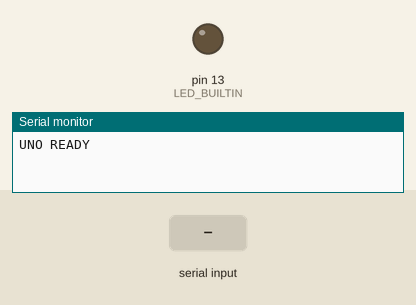
The program below on a simulated Arduino Uno, built with avr-gcc and run on an emulated ATmega328P. On the bench: output pins drawn as LEDs (lit = HIGH), the last lines printed to the serial monitor. Dashed ring = blinking. Inputs (shaded band) come from the test bench.

Above: at 1.2 s.
1.3 s: "BLINK_START\n" received over Serial
At 4.2 s:
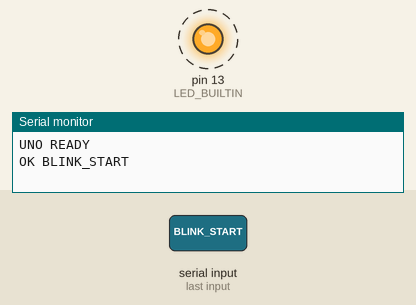
4.3 s: "LED_ON\n" received over Serial
At 5.4 s:
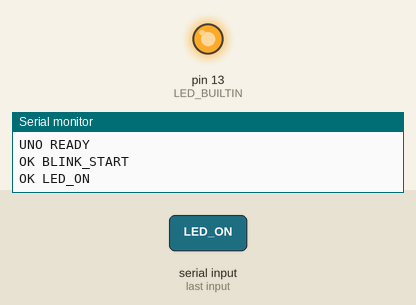
5.8 s: "LED_OFF\n" received over Serial
At 6.6 s:
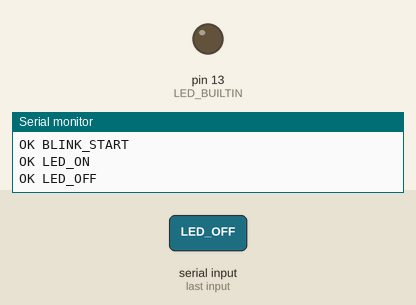
Timing chart, 0 to 8.8 s (numbered marks = the images above; inputs shaded):
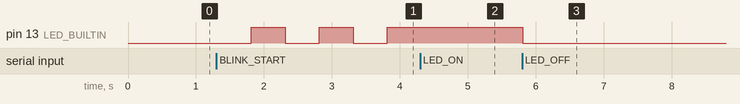

The program:

main.cpp
```cpp
#include <Arduino.h>

const unsigned long BLINK_INTERVAL_MS = 500;

String commandBuffer;
bool blinkEnabled = false;
bool ledState = false;
unsigned long lastBlinkToggleMs = 0;

void applyCommand(const String &command) {
  if (command == "LED_ON") {
    blinkEnabled = false;
    ledState = true;
    digitalWrite(LED_BUILTIN, HIGH);
    Serial.println("OK LED_ON");
    return;
  }

  if (command == "LED_OFF") {
    blinkEnabled = false;
    ledState = false;
    digitalWrite(LED_BUILTIN, LOW);
    Serial.println("OK LED_OFF");
    return;
  }

  if (command == "BLINK_START") {
    blinkEnabled = true;
    lastBlinkToggleMs = millis();
    Serial.println("OK BLINK_START");
    return;
  }

  if (command == "BLINK_STOP") {
    blinkEnabled = false;
    ledState = false;
    digitalWrite(LED_BUILTIN, LOW);
    Serial.println("OK BLINK_STOP");
    return;
  }

  Serial.print("ERR UNKNOWN_COMMAND: ");
  Serial.println(command);
}

void processSerialInput() {
  while (Serial.available() > 0) {
    const char c = static_cast<char>(Serial.read());

    if (c == '\n' || c == '\r') {
      if (commandBuffer.length() > 0) {
        commandBuffer.trim();
        applyCommand(commandBuffer);
        commandBuffer = "";
      }
      continue;
    }

    if (commandBuffer.length() < 64) {
      commandBuffer += c;
    }
  }
}

void updateBlink() {
  if (!blinkEnabled) {
    return;
  }

  const unsigned long now = millis();
  if (now - lastBlinkToggleMs >= BLINK_INTERVAL_MS) {
    lastBlinkToggleMs = now;
    ledState = !ledState;
    digitalWrite(LED_BUILTIN, ledState ? HIGH : LOW);
  }
}

void setup() {
  pinMode(LED_BUILTIN, OUTPUT);
  digitalWrite(LED_BUILTIN, LOW);

  Serial.begin(9600);
  commandBuffer.reserve(64);
  Serial.println("UNO READY");
}

void loop() {
  processSerialInput();
  updateBlink();
}
```

Measured:
- after the input at 1.3 s, pin 13 (LED_BUILTIN): alternates HIGH for 0.50 s and LOW for 0.50 s, starting after 0.51 s
- after the input at 4.3 s, pin 13 (LED_BUILTIN): stays HIGH (without the input it goes to LOW after 0.01 s)
- after the input at 5.8 s, pin 13 (LED_BUILTIN): HIGH → LOW at once
